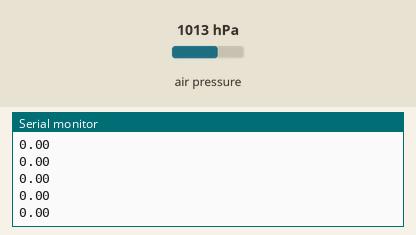
Recording of a sketch running on a simulated Arduino Uno, built with avr-gcc and run on an emulated ATmega328P. Parts: the last lines printed to the serial monitor. The inputs (shaded band) are chosen by the test bench; at power-on: air pressure 1013 hPa.

Above: at 1.3 s.
1.4 s: air pressure set to 952 hPa
At 2.5 s:
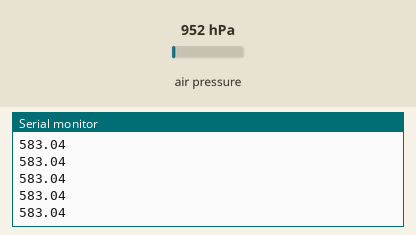
2.9 s: air pressure set to 975 hPa
At 4.0 s:
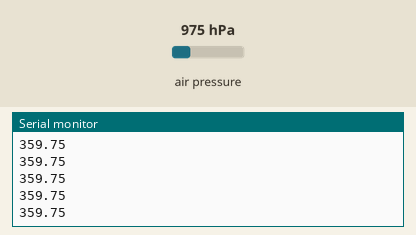
Timing chart, 0 to 5.9 s (numbered marks = the images above; inputs shaded):
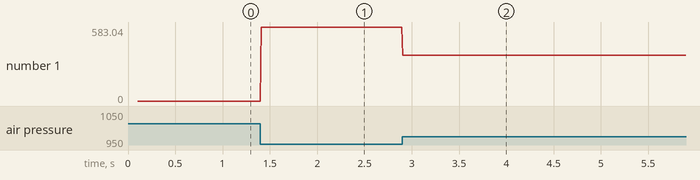

The sketch:

PID.ino
```cpp
//LIBRERIAS :
#include<Wire.h>
#include<SPI.h>
#include <Adafruit_BMP280.h>
#include <Adafruit_Sensor.h>

//VARIABLES GLOBALES :

unsigned long pasado = 0; //es el tiempo inicial, tambien en milisengundos
int ahora;//es un contador que cuenta los milisegundos pasados
int tiempo_muestreo = 10;

float valores_n = 0;  //Es la altura que mide el sensor en un instante k, valores sin refinar
float altura_ref = 0; //se hace una medicion y se pone como valor negativo, de tal manera que la diferencia entre los futuros datos
                      // y la altura actual sea la correcta, si no se mueve se mantiene en cero


//VARIABLES NO USADAS (TEMPORAL):
/*float altura_pasada=0;
  float altura_max = 0;
 */
float presion=560; //la presion local, bogota esta fucking arriba
Adafruit_BMP280 bme;//I2C


void setup(){
  Serial.begin(9600);//Es lo que inicia el BMP280
  if(!bme.begin()){
    Serial.println("error");
  }//fin de la iniciacion del sensor

  delay(100);//una pequeña espera para darle tiempo de iniciar
  altura_ref=bme.readAltitude(presion);//la diferencia para que el valor inicial sea cero
}


void loop(){
  Serial.begin(9600);//Es lo que inicia el BMP280
  if(!bme.begin()){
    Serial.print("error");
    while(!bme.begin());
  }//fin de la iniciacion del sensor


  ahora = millis();//es un contador que cuenta los milisegundos pasados

  int cambio_tiempo = ahora - pasado;
  if(cambio_tiempo>=tiempo_muestreo){

    analizar_altura();
    pasado = ahora;

  }Serial.println(valores_n);
  delay(8);
    /*if(altura>altura_max){
    altura_max=altura;
    }
    if (altura-altura_pasada<=-0.2){
      delay(40);
      analizar_altura();
      if(altura-altura_pasada<=-0.5){
          delay(40);
          analizar_altura();
          if(altura-altura_pasada<=-0.8){
              //servo1.write(180);
              }
      }
   }*/


}

void analizar_altura(){
   valores_n= bme.readAltitude(presion)-altura_ref;
}
```

Measured:
- after the input at 1.4 s, the serial monitor: prints a new line at once (image 1)
- after the input at 2.9 s, the serial monitor: prints a new line at once (image 2)
- plotted number 1: 0 → 583.04 after the input at 1.4 s, 583.04 → 3 after the input at 2.9 s
